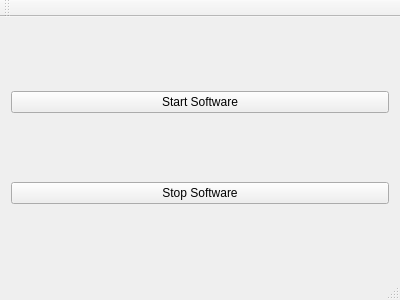
<?xml version="1.0" encoding="UTF-8"?>
<ui version="4.0">
 <class>MainWindow</class>
 <widget class="QMainWindow" name="MainWindow">
  <property name="geometry">
   <rect>
    <x>0</x>
    <y>0</y>
    <width>400</width>
    <height>300</height>
   </rect>
  </property>
  <property name="windowTitle">
   <string>MeridianCamera</string>
  </property>
  <property name="windowIcon">
   <iconset resource="rs.qrc">
    <normaloff>:/meridianCamera.png</normaloff>:/meridianCamera.png</iconset>
  </property>
  <widget class="QWidget" name="centralWidget">
   <layout class="QGridLayout" name="gridLayout">
    <item row="0" column="0">
     <widget class="QPushButton" name="bt_start">
      <property name="text">
       <string>Start Software</string>
      </property>
     </widget>
    </item>
    <item row="1" column="0">
     <widget class="QPushButton" name="bt_stop">
      <property name="text">
       <string>Stop Software</string>
      </property>
     </widget>
    </item>
   </layout>
  </widget>
  <widget class="QMenuBar" name="menuBar">
   <property name="geometry">
    <rect>
     <x>0</x>
     <y>0</y>
     <width>400</width>
     <height>22</height>
    </rect>
   </property>
  </widget>
  <widget class="QToolBar" name="mainToolBar">
   <attribute name="toolBarArea">
    <enum>TopToolBarArea</enum>
   </attribute>
   <attribute name="toolBarBreak">
    <bool>false</bool>
   </attribute>
  </widget>
  <widget class="QStatusBar" name="statusBar"/>
 </widget>
 <layoutdefault spacing="6" margin="11"/>
 <resources>
  <include location="rs.qrc"/>
 </resources>
 <connections/>
</ui>
